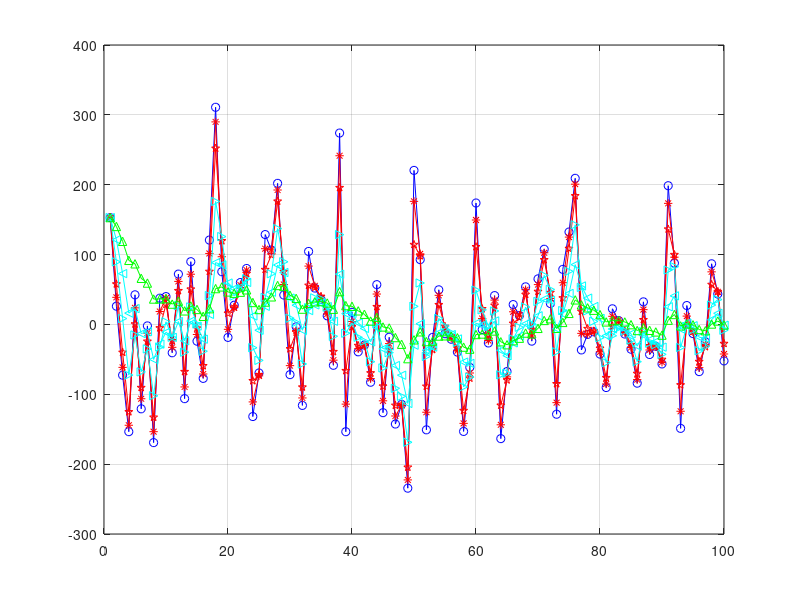

Recreate this plot in MATLAB.



% alpha low pass filter ver
clear;
clc;

alpha = [ 0.1 0.25 0.5 0.75 0.9];

data = random('Normal',0,100,[1,100]);

for i = 1:size(alpha,2)
    coee = alpha(i);
    for j = 1:size(data,2)
        if j == 1
            D(i,j) = data(1);
        else
            D(i,j) = coee*D(i,j-1) + (1-coee)*data(j);
        end;
    end;
end;

figure();
plot(data,'-bo');
grid on;
hold on;
plot(D(1,:),'-r*');
hold on;
plot(D(2,:),'-rp');
hold on;
plot(D(3,:),'-c>');
hold on;
plot(D(4,:),'-c<');
hold on;
plot(D(5,:),'-g^');
